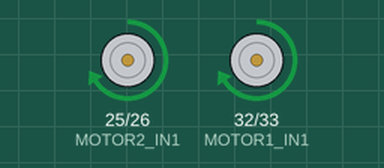
A program run on a simulated ESP32. Parts: motor-driver pin pairs drawn as motors (green arrow = first pin HIGH = forward, orange = second pin HIGH = backward, longer = more drive). What the program prints to the serial monitor is not drawn.

Above: at 2.7 s.
At 7.4 s:
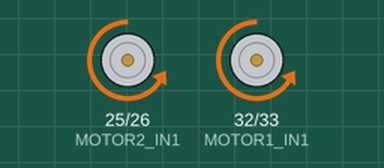
At 12.1 s:
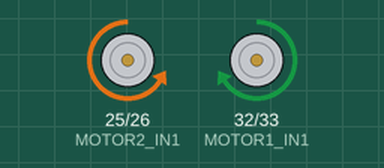
At 20.7 s:
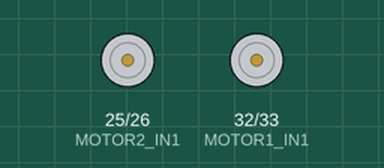
Timing chart, 0 to 22.2 s (numbered marks = the images above):
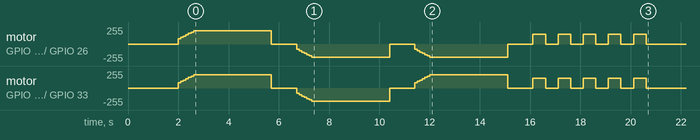

Measured:
- by itself, motor on GPIO 25 (MOTOR2_IN1) / GPIO 26 (MOTOR2_IN2): stopped → forward 80/255 at 2.0 s, → forward 100/255 0.10 s later, → forward 120/255 0.10 s later, → forward 139/255 0.10 s later, … (34 changes in this stretch)

The program:

main.cpp
```cpp
/*
#include <Arduino.h>

// MX1508电机驱动器引脚定义
// 连接到电机A (Motor A)
#define MOTOR_IN1 33    // MX1508的IN1引脚
#define MOTOR_IN2 32    // MX1508的IN2引脚

// PWM参数设置 - 用于限制启动电流
#define PWM_FREQ 1000   // PWM频率
#define PWM_RESOLUTION 8 // PWM分辨率(8位，0-255)
#define PWM_CHANNEL_1 0  // PWM通道1
#define PWM_CHANNEL_2 1  // PWM通道2

void setup() {
  // 初始化串口监视器
  Serial.begin(115200);
  Serial.println("TT电机测试开始!");

  // 配置PWM通道 - 用于软启动减少电流冲击
  ledcSetup(PWM_CHANNEL_1, PWM_FREQ, PWM_RESOLUTION);
  ledcSetup(PWM_CHANNEL_2, PWM_FREQ, PWM_RESOLUTION);

  // 将PWM通道绑定到引脚
  ledcAttachPin(MOTOR_IN1, PWM_CHANNEL_1);
  ledcAttachPin(MOTOR_IN2, PWM_CHANNEL_2);

  // 初始状态：电机停止
  ledcWrite(PWM_CHANNEL_1, 0);
  ledcWrite(PWM_CHANNEL_2, 0);

  Serial.println("电机已初始化(带软启动保护)，准备开始测试...");
  delay(2000);
}

// 软启动电机正转函数 - 避免大电流冲击
void motorForward() {
  Serial.println("  -> 软启动正转");
  // 渐进启动，从30%功率开始，避免大电流
  for(int speed = 80; speed <= 200; speed += 20) {
    ledcWrite(PWM_CHANNEL_1, speed);
    ledcWrite(PWM_CHANNEL_2, 0);
    delay(100);  // 每步延时100ms
  }
}

// 软启动电机反转函数
void motorBackward() {
  Serial.println("  -> 软启动反转");
  // 渐进启动，从30%功率开始
  for(int speed = 80; speed <= 200; speed += 20) {
    ledcWrite(PWM_CHANNEL_1, 0);
    ledcWrite(PWM_CHANNEL_2, speed);
    delay(100);
  }
}

// 电机停止函数
void motorStop() {
  ledcWrite(PWM_CHANNEL_1, 0);
  ledcWrite(PWM_CHANNEL_2, 0);
}

// 快速模式(较低功率，适合无负载测试)
void motorForwardQuick() {
  ledcWrite(PWM_CHANNEL_1, 150);  // 约60%功率
  ledcWrite(PWM_CHANNEL_2, 0);
}

void loop() {
  // 测试1：正转
  Serial.println("测试1: 电机正转");
  motorForward();
  delay(3000);  // 正转3秒

  // 停止
  Serial.println("停止");
  motorStop();
  delay(1000);  // 停止1秒

  // 测试2：反转
  Serial.println("测试2: 电机反转");
  motorBackward();
  delay(3000);  // 反转3秒

  // 停止
  Serial.println("停止");
  motorStop();
  delay(1000);  // 停止1秒

  // 测试3：快速启停测试(使用较低功率)
  Serial.println("测试3: 快速启停测试(低功率模式)");
  for(int i = 0; i < 5; i++) {
    Serial.print("快速正转 ");
    Serial.println(i+1);
    motorForwardQuick();  // 使用快速低功率模式
    delay(500);
    motorStop();
    delay(500);
  }

  Serial.println("一轮测试完成，等待5秒后重复...");
  delay(5000);
}
*/

#include <Arduino.h>

// 电机1引脚定义 (Motor 1)
#define MOTOR1_IN1 32    // 电机1的IN1引脚
#define MOTOR1_IN2 33    // 电机1的IN2引脚

// 电机2引脚定义 (Motor 2)
#define MOTOR2_IN1 25    // 电机2的IN1引脚
#define MOTOR2_IN2 26    // 电机2的IN2引脚

// PWM参数设置 - 用于限制启动电流
#define PWM_FREQ 1000   // PWM频率(PWM Frequency)
#define PWM_RESOLUTION 8 // PWM分辨率(PWM Resolution)，8位，0-255

// PWM通道分配(PWM Channel Assignment)
#define PWM_CHANNEL_M1_1 0  // 电机1-IN1的PWM通道
#define PWM_CHANNEL_M1_2 1  // 电机1-IN2的PWM通道
#define PWM_CHANNEL_M2_1 2  // 电机2-IN1的PWM通道
#define PWM_CHANNEL_M2_2 3  // 电机2-IN2的PWM通道

// 全局变量来控制程序只运行一次
bool testCompleted = false;

// 双电机停止函数
void motorsStop() {
  ledcWrite(PWM_CHANNEL_M1_1, 0);
  ledcWrite(PWM_CHANNEL_M1_2, 0);
  ledcWrite(PWM_CHANNEL_M2_1, 0);
  ledcWrite(PWM_CHANNEL_M2_2, 0);
}

// 双电机同步正转函数 - 软启动避免大电流
void motorsForward() {
  Serial.println("  -> 双电机软启动同步正转");
  // 渐进启动，从80开始，避免大电流
  for(int speed = 80; speed <= 200; speed += 20) {
    // 电机1正转
    ledcWrite(PWM_CHANNEL_M1_1, speed);
    ledcWrite(PWM_CHANNEL_M1_2, 0);
    // 电机2正转
    ledcWrite(PWM_CHANNEL_M2_1, speed);
    ledcWrite(PWM_CHANNEL_M2_2, 0);
    delay(100);  // 每步延时100ms
  }
}

// 双电机同步反转函数
void motorsBackward() {
  Serial.println("  -> 双电机软启动同步反转");
  // 渐进启动，从80开始
  for(int speed = 80; speed <= 200; speed += 20) {
    // 电机1反转
    ledcWrite(PWM_CHANNEL_M1_1, 0);
    ledcWrite(PWM_CHANNEL_M1_2, speed);
    // 电机2反转
    ledcWrite(PWM_CHANNEL_M2_1, 0);
    ledcWrite(PWM_CHANNEL_M2_2, speed);
    delay(100);
  }
}

// 双电机反向转动函数(电机1正转，电机2反转)
void motorsOpposite() {
  Serial.println("  -> 双电机反向转动(电机1正转，电机2反转)");
  for(int speed = 80; speed <= 200; speed += 20) {
    // 电机1正转
    ledcWrite(PWM_CHANNEL_M1_1, speed);
    ledcWrite(PWM_CHANNEL_M1_2, 0);
    // 电机2反转
    ledcWrite(PWM_CHANNEL_M2_1, 0);
    ledcWrite(PWM_CHANNEL_M2_2, speed);
    delay(100);
  }
}

// 快速模式(较低功率，适合无负载测试)
void motorsForwardQuick() {
  // 电机1快速正转
  ledcWrite(PWM_CHANNEL_M1_1, 150);  // 约60%功率
  ledcWrite(PWM_CHANNEL_M1_2, 0);
  // 电机2快速正转
  ledcWrite(PWM_CHANNEL_M2_1, 150);
  ledcWrite(PWM_CHANNEL_M2_2, 0);
}

void setup() {
  // 初始化串口监视器
  Serial.begin(115200);
  Serial.println("双TT电机同步测试开始!");

  // 配置所有PWM通道 - 用于软启动减少电流冲击
  ledcSetup(PWM_CHANNEL_M1_1, PWM_FREQ, PWM_RESOLUTION);
  ledcSetup(PWM_CHANNEL_M1_2, PWM_FREQ, PWM_RESOLUTION);
  ledcSetup(PWM_CHANNEL_M2_1, PWM_FREQ, PWM_RESOLUTION);
  ledcSetup(PWM_CHANNEL_M2_2, PWM_FREQ, PWM_RESOLUTION);

  // 将PWM通道绑定到引脚
  ledcAttachPin(MOTOR1_IN1, PWM_CHANNEL_M1_1);
  ledcAttachPin(MOTOR1_IN2, PWM_CHANNEL_M1_2);
  ledcAttachPin(MOTOR2_IN1, PWM_CHANNEL_M2_1);
  ledcAttachPin(MOTOR2_IN2, PWM_CHANNEL_M2_2);

  // 初始状态：所有电机停止
  motorsStop();

  Serial.println("双电机已初始化(带软启动保护)，准备开始测试...");
  delay(2000);
}

void loop() {
  // 检查测试是否已完成
  if (testCompleted) {
    return;  // 如果测试完成，退出loop函数
  }

  Serial.println("=== 开始双电机同步测试 ===");

  // 测试1：双电机同步正转
  Serial.println("测试1: 双电机同步正转");
  motorsForward();
  delay(3000);  // 正转3秒

  // 停止
  Serial.println("停止");
  motorsStop();
  delay(1000);  // 停止1秒

  // 测试2：双电机同步反转
  Serial.println("测试2: 双电机同步反转");
  motorsBackward();
  delay(3000);  // 反转3秒

  // 停止
  Serial.println("停止");
  motorsStop();
  delay(1000);  // 停止1秒

  // 测试3：双电机反向转动
  Serial.println("测试3: 双电机反向转动");
  motorsOpposite();
  delay(3000);  // 反向转动3秒

  // 停止
  Serial.println("停止");
  motorsStop();
  delay(1000);  // 停止1秒

  // 测试4：快速启停测试(使用较低功率)
  Serial.println("测试4: 双电机快速启停测试(低功率模式)");
  for(int i = 0; i < 5; i++) {
    Serial.print("快速正转 ");
    Serial.println(i+1);
    motorsForwardQuick();  // 使用快速低功率模式
    delay(500);
    motorsStop();
    delay(500);
  }

  Serial.println("=== 双电机测试完成！===");
  Serial.println("程序结束，不会重复执行。");

  // 标记测试完成
  testCompleted = true;
}
```
